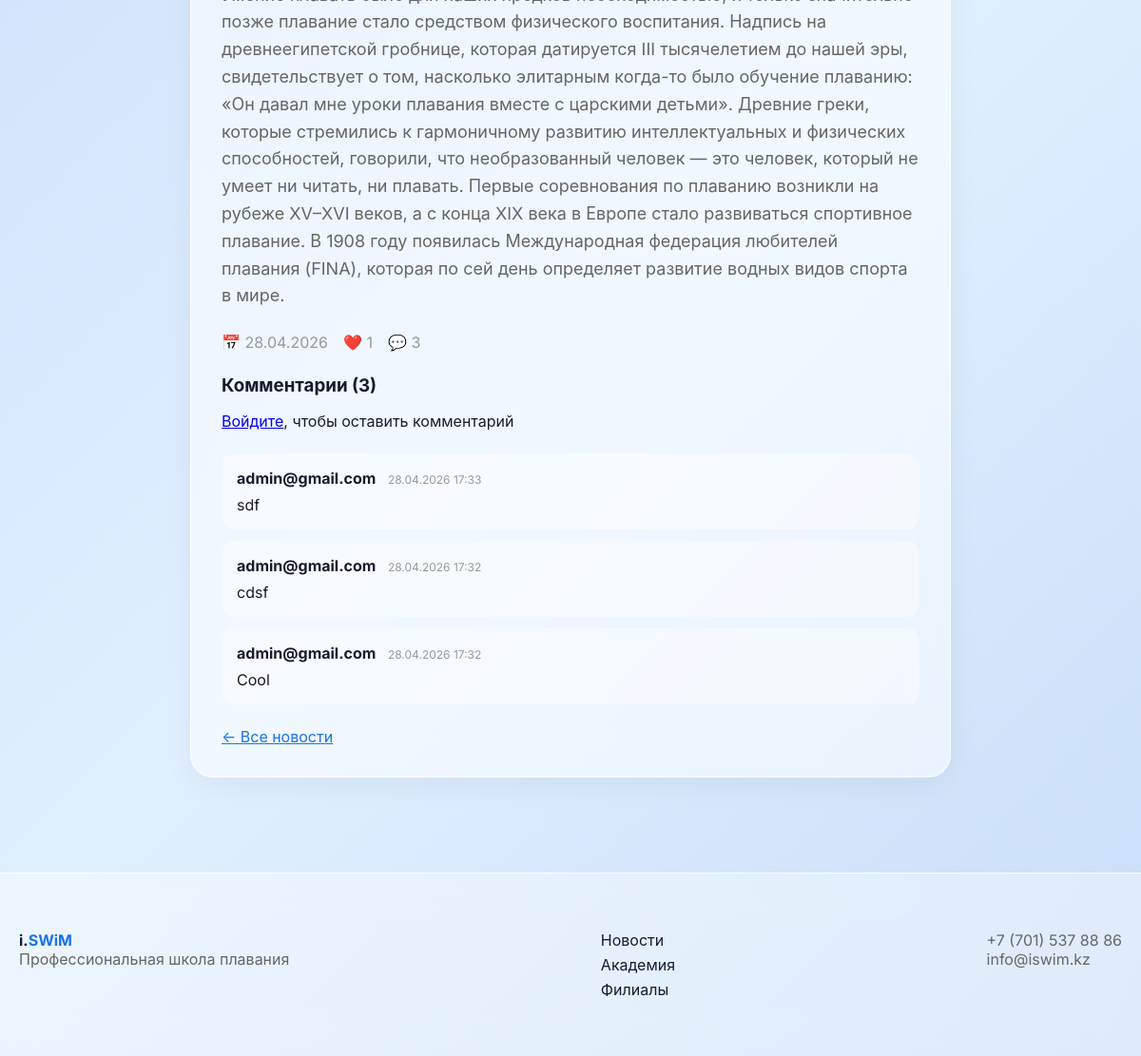
Page /news/kratkaya-istoriya-plavaniya/ (lower part) on the earlier database version.
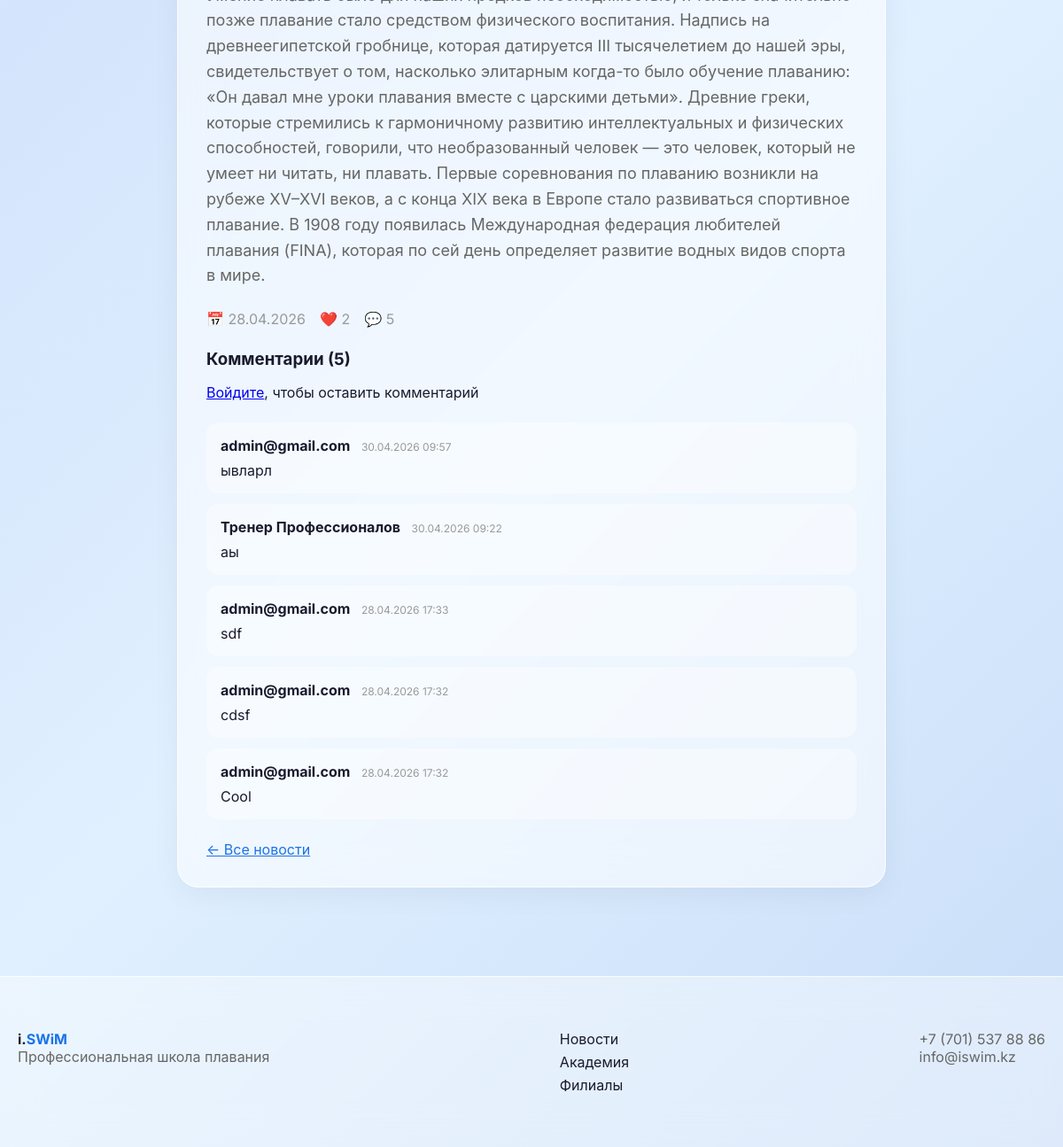
Same page on the later database version.
### news/models.py (models this page shows, shortened)
class News(models.Model):
    title = models.CharField(max_length=200, verbose_name='Заголовок')
    slug = models.SlugField(unique=True, verbose_name='ЧПУ')
    image = models.ImageField(upload_to='news/', verbose_name='Изображение')
    short_text = models.TextField(verbose_name='Краткий текст')
    full_text = models.TextField(verbose_name='Полный текст')
    published_at = models.DateTimeField(auto_now_add=True, verbose_name='Дата публикации')
    is_published = models.BooleanField(default=True, verbose_name='Опубликовано')
    class Meta:
        verbose_name = 'Новость'
        verbose_name_plural = 'Новости'
        ordering = ['-published_at']

class NewsComment(models.Model):
    news = models.ForeignKey(News, on_delete=models.CASCADE, related_name='comments', verbose_name='Новость')
    user = models.ForeignKey(User, on_delete=models.CASCADE, verbose_name='Пользователь')
    text = models.TextField(verbose_name='Комментарий')
    created_at = models.DateTimeField(auto_now_add=True, verbose_name='Дата')
    class Meta:
        verbose_name = 'Комментарий'
        verbose_name_plural = 'Комментарии'
        ordering = ['-created_at']

### users/models.py (models this page shows, shortened)
class User(AbstractUser):
    middle_name = models.CharField(max_length=50, blank=True, verbose_name='Отчество')
    phone = models.CharField(max_length=20, blank=True, verbose_name='Телефон')
    avatar = models.ImageField(upload_to='avatars/', blank=True, verbose_name='Аватар')
    class Meta:
        verbose_name = 'Пользователь'
        verbose_name_plural = 'Пользователи'

### news/views.py (the view)
# urls.py: path('news/<slug:slug>/', NewsDetailView.as_view(), name='news_detail'),
class NewsDetailView(DetailView):
    model = News
    template_name = 'news/news_detail.html'
    context_object_name = 'news'
    def get_context_data(self, **kwargs):
        context = super().get_context_data(**kwargs)
        context['comments'] = self.object.comments.all()
        if self.request.user.is_authenticated:
            context['user_liked'] = self.object.likes.filter(user=self.request.user).exists()
        return context

### news/templates/news/news_detail.html (shortened to what this page needs)
{% extends 'core/base.html' %}
{% block content %}
<div class="container">
    <div class="glass-card" style="max-width:800px;margin:0 auto;">
        <p style="color:#666;font-size:18px;line-height:1.6;margin-bottom:24px;">{{ news.full_text }}</p>
        <div style="display:flex;gap:16px;align-items:center;color:#999;margin-bottom:24px;">
            <span>📅 {{ news.published_at|date:"d.m.Y" }}</span>
            <span>❤️ <span id="likes-count">{{ news.likes.count }}</span></span>
            <span>💬 <span id="comments-count">{{ news.comments.count }}</span></span>
        </div>
        <h3 style="font-weight:700;margin-bottom:16px;">Комментарии (<span id="comments-total">{{ comments.count }}</span>)</h3>
        {% if user.is_authenticated %}
            <form id="comment-form" style="margin-bottom:24px;">
                {% csrf_token %}
                <textarea id="comment-text" rows="3" placeholder="Напишите комментарий..." style="width:100%;padding:14px;border-radius:14px;border:1px solid rgba(0,0,0,0.1);background:rgba(255,255,255,0.6);font-family:'Inter',sans-serif;resize:vertical;"></textarea>
                <button type="submit" class="btn-glass" style="margin-top:8px;">Отправить</button>
            </form>
        {% else %}
            <p style="margin-bottom:24px;"><a href="/accounts/login/">Войдите</a>, чтобы оставить комментарий</p>
        {% endif %}
        <div id="comments-list">
            {% for comment in comments %}
                <div class="comment-item" style="background:rgba(255,255,255,0.4);border-radius:14px;padding:16px;margin-bottom:12px;">
                    <strong>{{ comment.user.get_full_name|default:comment.user.email }}</strong>
                    <span style="color:#999;font-size:12px;margin-left:8px;">{{ comment.created_at|date:"d.m.Y H:i" }}</span>
                    <p style="margin-top:8px;">{{ comment.text }}</p>
                </div>
            {% empty %}
                <p id="no-comments" style="color:#999;">Комментариев пока нет. Будьте первым!</p>
            {% endfor %}
        </div>
        <p style="margin-top:24px;"><a href="{% url 'news_list' %}" style="color:#1a73e8;">← Все новости</a></p>
    </div>
</div>
{% endblock %}

Differences in the rows shown:
computed for News: likes.count "1" → "2"; comments.count "3" → "5"; count "3" → "5"
added NewsComment: user.get_full_name "admin@gmail.com", created_at "30.04.2026 09:57", text "ывларл"
added NewsComment: user.get_full_name "Тренер Профессионалов", created_at "30.04.2026 09:22", text "аы"
